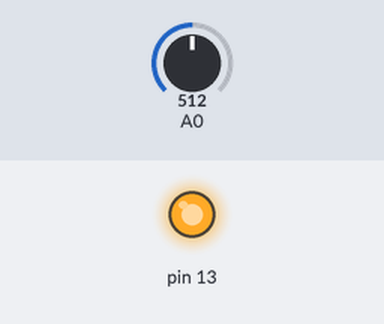
This sketch was run on a simulated Arduino Uno, built with avr-gcc and run on an emulated ATmega328P. Parts: output pins drawn as LEDs (lit = HIGH). The test bench sets the inputs (shaded band); at power-on: A0 = 512. What the sketch prints to the serial monitor is not drawn.

Above: at 0.5 s.
At 2.2 s:
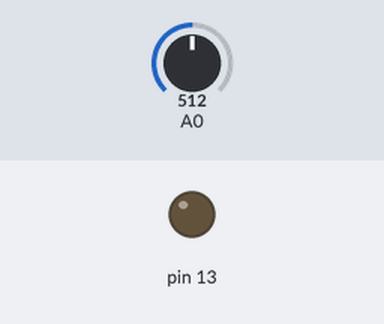
Timing chart, 0 to 3.0 s (numbered marks = the images above):
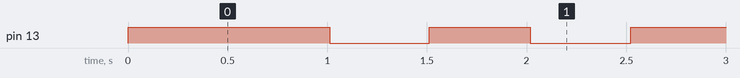

Measured:
- by itself, pin 13: repeats every 1.0 s: LOW 0.50 s, HIGH 0.51 s

The sketch:

DutyCyleBlinkWD.ino
```cpp
/*
This Code allows for variation in duty cycle for BlinkWithoutDelay
*/

const unsigned int onTime = 1000;  // change overall PWM cycle time here!!!!
unsigned long previousMillis=0;
int interval = onTime;
boolean LED13state = true;

void setup() {
  pinMode(13, OUTPUT);
  Serial.begin(9600);
}


void blinkwd(){ //controls duty cycle only
  double val = map(analogRead(0), 0, 1023, 0, 100);
  val = val/100;
  digitalWrite(13, LED13state);
  unsigned long currentMillis = millis();
  if ((unsigned long)(currentMillis - previousMillis) >= interval) {
    if (LED13state) {
      interval = onTime-val*onTime;
    } else {
      interval = val*onTime;
    }
    LED13state = !(LED13state);
    previousMillis = currentMillis;
  }
  Serial.println(val);

}


void loop() {

  blinkwd();

}
```
